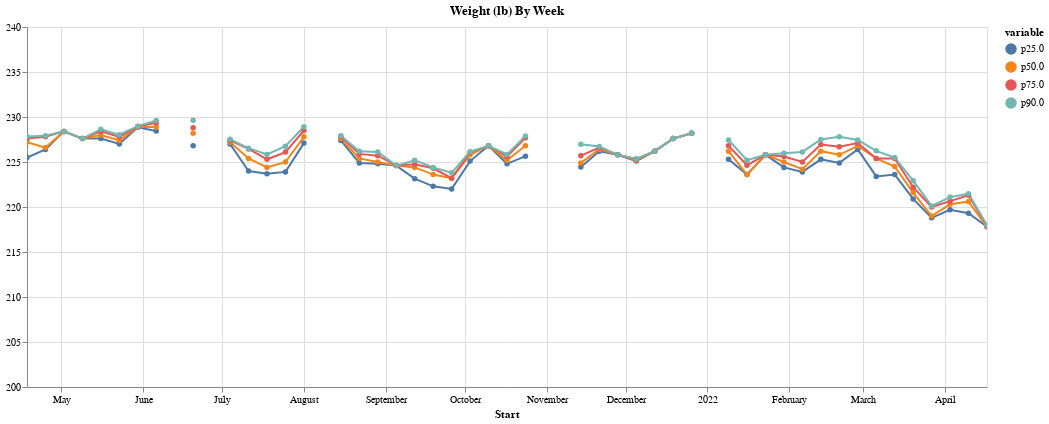
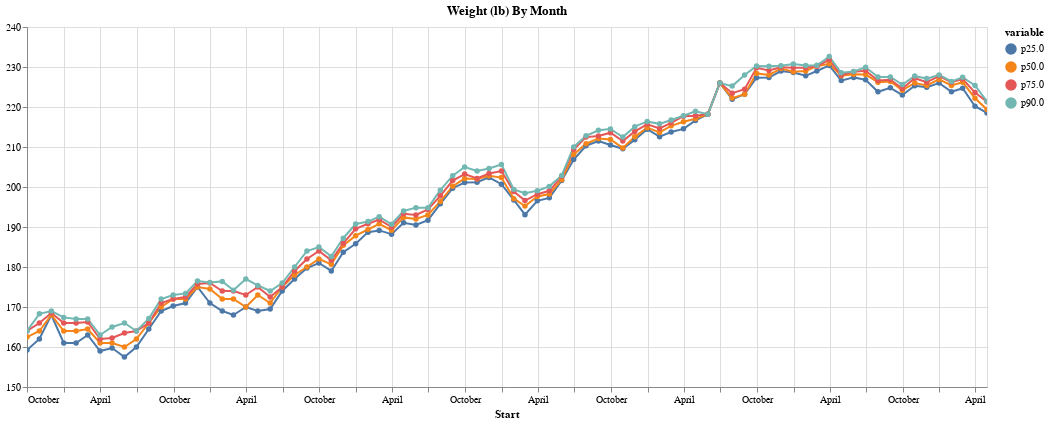
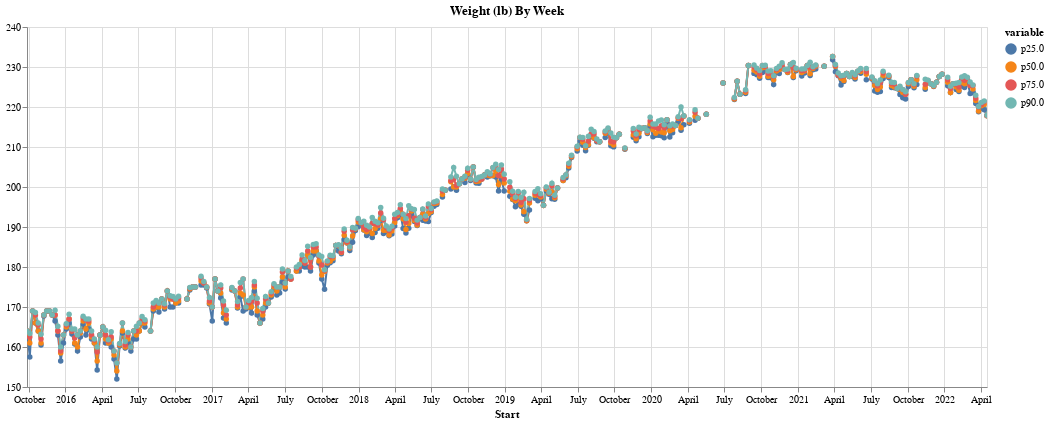

The notebook cell these images were saved under, in order:
### Markdown cell above
# Time Series Analysis using resampling

### Code cell
print("Scroll to see year markers, select in index to zoom in")
metric = idx_weight


def graph_weight_as_line(df, freq, domain):
    pd_freq_value = freq[0]  # hack, pandas Freq are D,W,M
    df_group_time = df.copy()[metric].resample(pd_freq_value)
    t1 = df_group_time.count().reset_index()
    # Create the root df for output
    df_to_graph = t1.drop(columns=metric)
    for q in [0.25, 0.5, 0.75, 0.9]:
        df_to_graph[f"p{q*100}"] = df_group_time.quantile(q).reset_index()[metric]

    # No start adding back the rows
    df_melted = df_to_graph.melt(
        id_vars=["Start"],
    )
    height_in_inches = 60  # todo figure out how to get this by calculation
    selection = alt.selection_multi(fields=["variable"], bind="legend")
    c = (
        alt.Chart(df_melted)
        .mark_line(point=True)
        .encode(
            y=alt.Y("value", title="", scale=alt.Scale(domain=domain)),
            x="Start:T",
            color="variable",
            tooltip=["idate:T", "value:Q"],
            opacity=alt.condition(selection, alt.value(1), alt.value(0.2)),
        )
        .properties(
            width=16 * height_in_inches,
            height=6 * height_in_inches,
            title=f"{metric} By {freq}",
        )
        .interactive()
    ).add_selection(selection)

    display(c)


earliest = arrow.utcnow().shift(months=-12).date()
graph_weight_as_line(df[earliest:], "Week", (200, 240))
for freq in "Month Week".split():
    graph_weight_as_line(df, freq, (150, 240))

### Figure 1 — Vega-Lite specification as saved in the notebook (floating-point values rounded to 4 significant figures; data arrays with more than 128 entries replaced by an {"elided": "..."} marker saying what was removed)
{"config": {"view": {"continuousWidth": 400, "continuousHeight": 300}}, "data": {"name": "data-278dc8c13d7cf8fc38596d21ca5b9b70"}, "mark": {"type": "line", "point": true}, "encoding": {"color": {"field": "variable", "type": "nominal"}, "opacity": {"condition": {"value": 1, "selection": "selector007"}, "value": 0.2}, "tooltip": [{"field": "idate", "type": "temporal"}, {"field": "value", "type": "quantitative"}], "x": {"field": "Start", "type": "temporal"}, "y": {"field": "value", "scale": {"domain": [200, 240]}, "title": "", "type": "quantitative"}}, "height": 360, "selection": {"selector008": {"type": "interval", "bind": "scales", "encodings": ["x", "y"]}, "selector007": {"type": "multi", "fields": ["variable"], "bind": "legend"}}, "title": "Weight (lb) By Week", "width": 960, "$schema": "https://vega.github.io/schema/vega-lite/v4.17.0.json", "datasets": {"data-278dc8c13d7cf8fc38596d21ca5b9b70": {"elided": "212 records"}}}

### Figure 2 — Vega-Lite specification as saved in the notebook (floating-point values rounded to 4 significant figures; data arrays with more than 128 entries replaced by an {"elided": "..."} marker saying what was removed)
{"config": {"view": {"continuousWidth": 400, "continuousHeight": 300}}, "data": {"name": "data-c0eb19e4e67a63b4512480731d8e3274"}, "mark": {"type": "line", "point": true}, "encoding": {"color": {"field": "variable", "type": "nominal"}, "opacity": {"condition": {"value": 1, "selection": "selector009"}, "value": 0.2}, "tooltip": [{"field": "idate", "type": "temporal"}, {"field": "value", "type": "quantitative"}], "x": {"field": "Start", "type": "temporal"}, "y": {"field": "value", "scale": {"domain": [150, 240]}, "title": "", "type": "quantitative"}}, "height": 360, "selection": {"selector010": {"type": "interval", "bind": "scales", "encodings": ["x", "y"]}, "selector009": {"type": "multi", "fields": ["variable"], "bind": "legend"}}, "title": "Weight (lb) By Month", "width": 960, "$schema": "https://vega.github.io/schema/vega-lite/v4.17.0.json", "datasets": {"data-c0eb19e4e67a63b4512480731d8e3274": {"elided": "320 records"}}}

### Figure 3 — Vega-Lite specification as saved in the notebook (floating-point values rounded to 4 significant figures; data arrays with more than 128 entries replaced by an {"elided": "..."} marker saying what was removed)
{"config": {"view": {"continuousWidth": 400, "continuousHeight": 300}}, "data": {"name": "data-73293708bbdebe738ce2a2f494da20a0"}, "mark": {"type": "line", "point": true}, "encoding": {"color": {"field": "variable", "type": "nominal"}, "opacity": {"condition": {"value": 1, "selection": "selector011"}, "value": 0.2}, "tooltip": [{"field": "idate", "type": "temporal"}, {"field": "value", "type": "quantitative"}], "x": {"field": "Start", "type": "temporal"}, "y": {"field": "value", "scale": {"domain": [150, 240]}, "title": "", "type": "quantitative"}}, "height": 360, "selection": {"selector012": {"type": "interval", "bind": "scales", "encodings": ["x", "y"]}, "selector011": {"type": "multi", "fields": ["variable"], "bind": "legend"}}, "title": "Weight (lb) By Week", "width": 960, "$schema": "https://vega.github.io/schema/vega-lite/v4.17.0.json", "datasets": {"data-73293708bbdebe738ce2a2f494da20a0": {"elided": "1372 records"}}}
